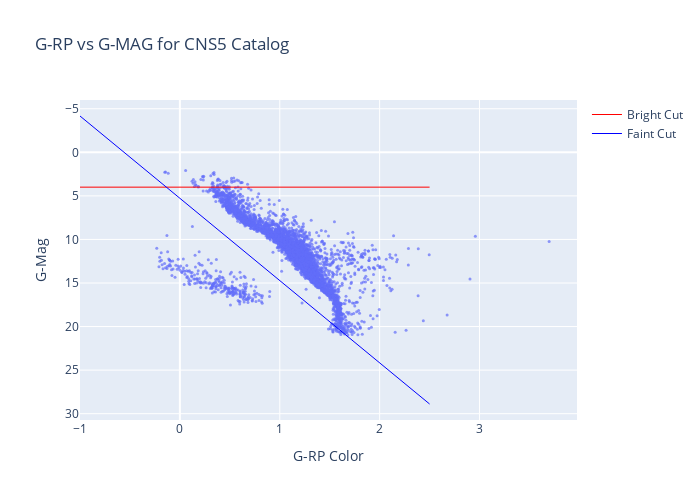

Source (notebook cell):
### Code cell
# create a trace for the scatter plot
scatter_trace = go.Scatter(x=x, y=y, mode='markers', marker=dict(size=3, opacity=0.7), showlegend=False)

# create a trace for the horizontal line
hline_trace = go.Scatter(x=[-1, 2.5], y=[4, 4], mode='lines', line=dict(color='red', width=1), name = 'Bright Cut')

# create a trace for the linear line
x_vals = [-1, 2.5]  # extend the line beyond the x range of the scatter plot
y_vals = [slope * x + intercept for x in x_vals]
line_trace = go.Scatter(x=x_vals, y=y_vals, mode='lines', line=dict(color='blue', width=1), name = 'Faint Cut')

# create the layout for the plot
layout = go.Layout(title='G-RP vs G-MAG for CNS5 Catalog',
                   xaxis=dict(title='G-RP Color'),
                   yaxis=dict(title='G-Mag', autorange='reversed'),
                   height=500, width=700)

# create a figure and add the traces and layout
fig = go.Figure(data=[scatter_trace, hline_trace, line_trace], layout=layout)

# display the plot
fig.show()

### Figure 1 — Plotly figure (JSON) as saved in the notebook; plotly's stock layout.template omitted (floating-point values rounded to 4 significant figures; data arrays with more than 128 entries replaced by an {"elided": "..."} marker saying what was removed)
{"data": [{"marker": {"opacity": 0.7, "size": 3}, "mode": "markers", "showlegend": false, "type": "scatter", "x": {"elided": "5909 float values"}, "y": {"elided": "5909 float values"}}, {"line": {"color": "red", "width": 1}, "mode": "lines", "name": "Bright Cut", "type": "scatter", "x": [-1, 2.5], "y": [4, 4]}, {"line": {"color": "blue", "width": 1}, "mode": "lines", "name": "Faint Cut", "type": "scatter", "x": [-1, 2.5], "y": [-4.167, 28.89]}], "layout": {"height": 500, "title": {"text": "G-RP vs G-MAG for CNS5 Catalog"}, "width": 700, "xaxis": {"title": {"text": "G-RP Color"}}, "yaxis": {"autorange": "reversed", "title": {"text": "G-Mag"}}}}
